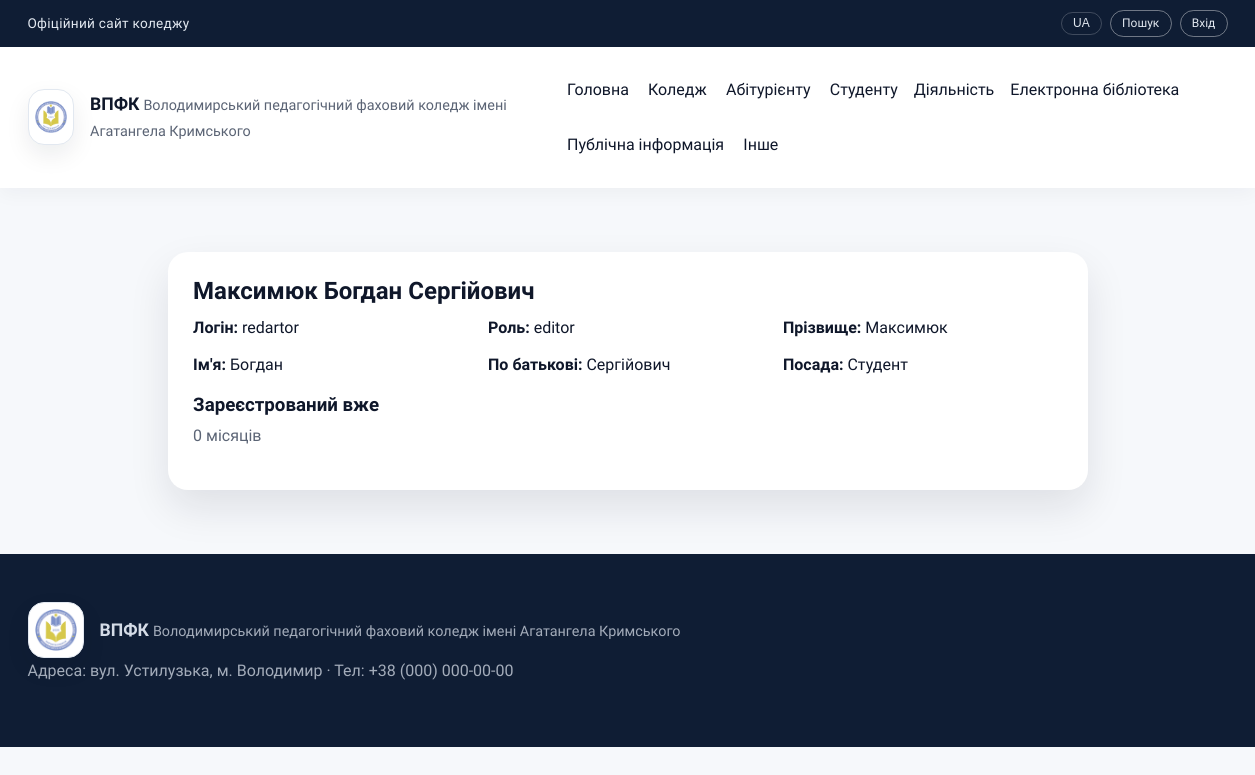
/users/redartor, run on the app's committed database.
### tables this page shows
CREATE TABLE menu_items (
          id INTEGER PRIMARY KEY AUTOINCREMENT,
          parent_id INTEGER,
          title TEXT NOT NULL,
          url TEXT NOT NULL,
          sort_order INTEGER NOT NULL DEFAULT 0,
          FOREIGN KEY(parent_id) REFERENCES menu_items(id)
        );

CREATE TABLE users (
          id INTEGER PRIMARY KEY AUTOINCREMENT,
          username TEXT UNIQUE NOT NULL,
          password_hash TEXT NOT NULL,
          role TEXT NOT NULL,
          created_at TEXT NOT NULL
        , last_name TEXT, first_name TEXT, middle_name TEXT, position TEXT, profile_text TEXT);

### app.py (the view)
@app.route("/users/<username>")
def user_profile(username: str):
    user = query_db("SELECT * FROM users WHERE username = ?", (username,), one=True)
    if not user:
        abort(404)
    display_name = user_display_name(user)
    member_for = humanize_membership(user["created_at"])
    return render_template(
        "user_profile.html",
        profile_user=user,
        display_name=display_name,
        member_for=member_for,
        active_title="",
    )

### app.py (called while the page is built)
@app.template_filter("clean_text")
def clean_text_filter(value):
    if value is None:
        return ""
    if isinstance(value, str) and value.strip().lower() == "none":
        return ""
    return value

def user_display_name(row: sqlite3.Row | dict | None) -> str:
    if not row:
        return ""
    last_name = (row.get("last_name") if isinstance(row, dict) else row["last_name"]) or ""
    first_name = (row.get("first_name") if isinstance(row, dict) else row["first_name"]) or ""
    middle_name = (row.get("middle_name") if isinstance(row, dict) else row["middle_name"]) or ""
    username = (row.get("username") if isinstance(row, dict) else row["username"]) or ""
    full = " ".join(part for part in [last_name, first_name, middle_name] if part).strip()
    return full or username

def get_db() -> sqlite3.Connection:
    if "db" not in g:
        conn = sqlite3.connect(DB_PATH)
        conn.row_factory = sqlite3.Row
        g.db = conn
    return g.db

def query_db(query: str, args: tuple = (), one: bool = False):
    db = get_db()
    cursor = db.execute(query, args)
    rows = cursor.fetchall()
    cursor.close()
    if one:
        return rows[0] if rows else None
    return rows

def build_menu_tree(rows: List[sqlite3.Row]) -> List[dict]:
    items: Dict[int, dict] = {}
    roots: List[dict] = []
    for row in rows:
        items[row["id"]] = {
            "id": row["id"],
            "parent_id": row["parent_id"],
            "title": row["title"],
            "url": row["url"],
            "sort_order": row["sort_order"],
            "children": [],
        }
    for item in items.values():
        parent_id = item["parent_id"]
        if parent_id and parent_id in items:
            items[parent_id]["children"].append(item)
        else:
            roots.append(item)
    def sort_items(nodes: List[dict]) -> List[dict]:
        nodes.sort(key=lambda n: (n["sort_order"], n["title"]))
        for node in nodes:
            node["children"] = sort_items(node["children"])
        return nodes
    return sort_items(roots)

def get_menu_tree() -> List[dict]:
    rows = query_db("SELECT * FROM menu_items ORDER BY sort_order, title")
    return build_menu_tree(rows)

@app.context_processor
def inject_globals():
    return {
        "menu_items": get_menu_tree(),
        "current_user": g.get("user"),
    }

### templates/user_profile.html (shortened to what this page needs)
{% extends "layout.html" %}
{% block content %}
  <section class="section">
    <div class="container" style="max-width: 920px;">
      <div class="admin-card">
        <h1 style="margin-top: 0;">{{ display_name or profile_user.username }}</h1>
        <div class="profile-grid">
          <div><strong>Логін:</strong> {{ profile_user.username }}</div>
          <div><strong>Роль:</strong> {{ profile_user.role }}</div>
          <div><strong>Прізвище:</strong> {{ profile_user.last_name|clean_text or '-' }}</div>
          <div><strong>Ім'я:</strong> {{ profile_user.first_name|clean_text or '-' }}</div>
          <div><strong>По батькові:</strong> {{ profile_user.middle_name|clean_text or '-' }}</div>
          <div><strong>Посада:</strong> {{ profile_user.position|clean_text or '-' }}</div>
        </div>
        <h3 style="margin-bottom: .4rem;">Зареєстрований вже</h3>
        <p>{{ member_for or '-' }}</p>
      </div>
    </div>
  </section>
{% endblock %}

### templates/_menu.html (shortened to what this page needs)
{% macro render_menu(items, active_title=None, level=0) %}
  {% for item in items %}
    {% set active_class = "nav-highlight" if item.title == active_title else "" %}
    {% if item.children %}
      <div class="nav-item has-submenu submenu-level-{{ level }}">
        <span class="nav-title {{ active_class }}">{{ item.title }}</span>
      </div>
    {% else %}
      <a href="{{ item.url or '#' }}" class="{{ active_class }}">{{ item.title }}</a>
    {% endif %}
  {% endfor %}
{% endmacro %}

### static/css/styles.css (style rules this page uses)
:root { color-scheme: light; --bg: #f6f8fb; --surface: #ffffff; --surface-2: #eef2f8; --text: #0f172a; --muted: #5b6475; --primary: #0b4f9a; --primary-700: #083b73; --secondary: #0e7c66; --accent: #f2b705; --border: #e2e8f0; --shadow: 0 18px 40px rgba(15, 23, 42, 0.1); --radius-lg: 20px; --radius-md: 14px; --radius-sm: 10px; --container: 1200px; }
*, *::before, *::after { box-sizing: border-box; }
body { margin: 0; font-family: "Source Sans 3", "Inter", "Roboto", "Segoe UI", sans-serif; font-size: 16px; line-height: 1.6; color: var(--text); background: var(--bg); }
a { color: inherit; text-decoration: none; }
h1, h2, h3 { margin: 0 0 0.4em; line-height: 1.2; }
p { margin: 0 0 1rem; color: var(--muted); }
.container { width: min(100% - 2.5rem, var(--container)); margin: 0 auto; }
.section { padding: 4rem 0; }
.site-nav a { padding: 0.4rem 0.2rem; color: var(--text); position: relative; }
.site-nav a::after { content: ""; position: absolute; left: 0; bottom: -0.2rem; width: 0%; height: 2px; background: var(--primary); transition: width 0.3s ease; }
.nav-item { position: relative; display: inline-flex; align-items: center; gap: 0.35rem; }
.nav-title { display: inline-block; cursor: default; user-select: none; }
.admin-card { background: var(--surface); padding: 1.6rem; border-radius: var(--radius-lg); box-shadow: var(--shadow); }
.profile-grid { display: grid; grid-template-columns: repeat(auto-fit, minmax(240px, 1fr)); gap: 0.7rem 1rem; margin-bottom: 1rem; }

### data on the page
menu_items: title "Головна"
menu_items: title "Коледж"
menu_items: title "Абітурієнту"
menu_items: title "Студенту"
menu_items: title "Діяльність"
menu_items: title "Електронна бібліотека"
menu_items: title "Публічна інформація"
menu_items: title "Інше"
users: username "redartor", role "editor", last_name|clean_text "Максимюк", first_name|clean_text "Богдан", middle_name|clean_text "Сергійович", position|clean_text "Студент"

### other printed values
{{ display_name or profile_user.username }} "Максимюк Богдан Сергійович"
{{ member_for or '-' }} "0 місяців"
